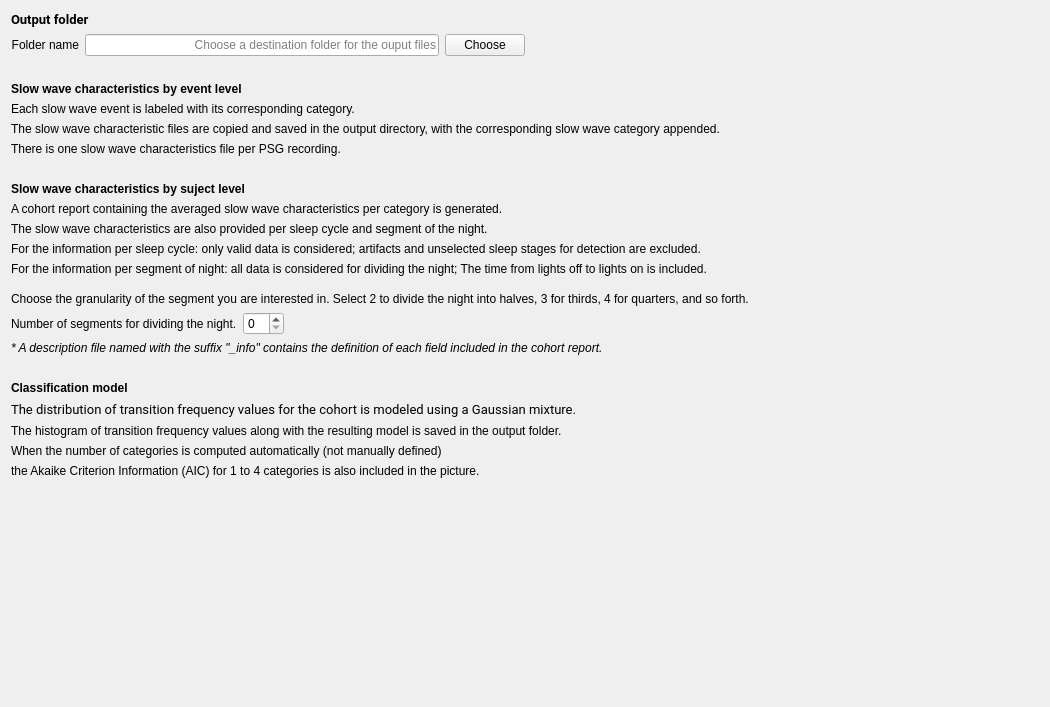
<?xml version="1.0" encoding="UTF-8"?>
<ui version="4.0">
 <class>SSWCOutputFiles</class>
 <widget class="QWidget" name="SSWCOutputFiles">
  <property name="geometry">
   <rect>
    <x>0</x>
    <y>0</y>
    <width>1050</width>
    <height>707</height>
   </rect>
  </property>
  <property name="windowTitle">
   <string>Form</string>
  </property>
  <property name="styleSheet">
   <string>font: 12pt &quot;Roboto&quot;;</string>
  </property>
  <property name="inputMethodHints">
   <set>Qt::ImhNone</set>
  </property>
  <layout class="QVBoxLayout" name="verticalLayout">
   <item>
    <widget class="QLabel" name="label_10">
     <property name="font">
      <font>
       <family>Roboto</family>
       <pointsize>10</pointsize>
       <weight>50</weight>
       <italic>false</italic>
       <bold>false</bold>
      </font>
     </property>
     <property name="text">
      <string>&lt;html&gt;&lt;head/&gt;&lt;body&gt;&lt;p&gt;&lt;span style=&quot; font-weight:600;&quot;&gt;Output folder&lt;/span&gt;&lt;/p&gt;&lt;/body&gt;&lt;/html&gt;</string>
     </property>
    </widget>
   </item>
   <item>
    <layout class="QHBoxLayout" name="horizontalLayout">
     <item>
      <layout class="QGridLayout" name="gridLayout">
       <item row="0" column="2">
        <widget class="QPushButton" name="choose_pushButton">
         <property name="enabled">
          <bool>true</bool>
         </property>
         <property name="text">
          <string>Choose</string>
         </property>
        </widget>
       </item>
       <item row="0" column="1">
        <widget class="QLineEdit" name="foldername_lineEdit">
         <property name="enabled">
          <bool>true</bool>
         </property>
         <property name="text">
          <string/>
         </property>
         <property name="alignment">
          <set>Qt::AlignRight|Qt::AlignTrailing|Qt::AlignVCenter</set>
         </property>
         <property name="placeholderText">
          <string>Choose a destination folder for the ouput files</string>
         </property>
        </widget>
       </item>
       <item row="0" column="0">
        <widget class="QLabel" name="label">
         <property name="enabled">
          <bool>true</bool>
         </property>
         <property name="layoutDirection">
          <enum>Qt::LeftToRight</enum>
         </property>
         <property name="text">
          <string>Folder name</string>
         </property>
         <property name="alignment">
          <set>Qt::AlignRight|Qt::AlignTrailing|Qt::AlignVCenter</set>
         </property>
        </widget>
       </item>
      </layout>
     </item>
     <item>
      <spacer name="horizontalSpacer_2">
       <property name="orientation">
        <enum>Qt::Horizontal</enum>
       </property>
       <property name="sizeHint" stdset="0">
        <size>
         <width>40</width>
         <height>20</height>
        </size>
       </property>
      </spacer>
     </item>
    </layout>
   </item>
   <item>
    <spacer name="verticalSpacer_2">
     <property name="orientation">
      <enum>Qt::Vertical</enum>
     </property>
     <property name="sizeType">
      <enum>QSizePolicy::Fixed</enum>
     </property>
     <property name="sizeHint" stdset="0">
      <size>
       <width>20</width>
       <height>20</height>
      </size>
     </property>
    </spacer>
   </item>
   <item>
    <widget class="QLabel" name="label_4">
     <property name="text">
      <string>&lt;html&gt;&lt;head/&gt;&lt;body&gt;&lt;p&gt;&lt;span style=&quot; font-weight:600;&quot;&gt;Slow wave characteristics by event level&lt;/span&gt;&lt;/p&gt;&lt;/body&gt;&lt;/html&gt;</string>
     </property>
    </widget>
   </item>
   <item>
    <widget class="QLabel" name="label_2">
     <property name="text">
      <string>Each slow wave event is labeled with its corresponding category.</string>
     </property>
    </widget>
   </item>
   <item>
    <widget class="QLabel" name="label_3">
     <property name="text">
      <string>The slow wave characteristic files are copied and saved in the output directory, with the corresponding slow wave category appended.</string>
     </property>
    </widget>
   </item>
   <item>
    <widget class="QLabel" name="label_6">
     <property name="text">
      <string>There is one slow wave characteristics file per PSG recording.</string>
     </property>
    </widget>
   </item>
   <item>
    <spacer name="verticalSpacer_3">
     <property name="orientation">
      <enum>Qt::Vertical</enum>
     </property>
     <property name="sizeType">
      <enum>QSizePolicy::Fixed</enum>
     </property>
     <property name="sizeHint" stdset="0">
      <size>
       <width>20</width>
       <height>20</height>
      </size>
     </property>
    </spacer>
   </item>
   <item>
    <widget class="QLabel" name="label_5">
     <property name="text">
      <string>&lt;html&gt;&lt;head/&gt;&lt;body&gt;&lt;p&gt;&lt;span style=&quot; font-weight:600;&quot;&gt;Slow wave characteristics by suject level&lt;/span&gt;&lt;/p&gt;&lt;/body&gt;&lt;/html&gt;</string>
     </property>
    </widget>
   </item>
   <item>
    <widget class="QLabel" name="label_7">
     <property name="text">
      <string>A cohort report containing the averaged slow wave characteristics per category is generated.</string>
     </property>
    </widget>
   </item>
   <item>
    <widget class="QLabel" name="label_8">
     <property name="text">
      <string>The slow wave characteristics are also provided per sleep cycle and segment of the night.</string>
     </property>
    </widget>
   </item>
   <item>
    <widget class="QLabel" name="label_18">
     <property name="text">
      <string>For the information per sleep cycle: only valid data is considered; artifacts and unselected sleep stages for detection are excluded.</string>
     </property>
    </widget>
   </item>
   <item>
    <widget class="QLabel" name="label_17">
     <property name="text">
      <string>For the information per segment of night: all data is considered for dividing the night; The time from lights off to lights on is included.</string>
     </property>
    </widget>
   </item>
   <item>
    <spacer name="verticalSpacer_5">
     <property name="orientation">
      <enum>Qt::Vertical</enum>
     </property>
     <property name="sizeType">
      <enum>QSizePolicy::Fixed</enum>
     </property>
     <property name="sizeHint" stdset="0">
      <size>
       <width>20</width>
       <height>10</height>
      </size>
     </property>
    </spacer>
   </item>
   <item>
    <widget class="QLabel" name="label_11">
     <property name="text">
      <string>Choose the granularity of the segment you are interested in. Select 2 to divide the night into halves, 3 for thirds, 4 for quarters, and so forth.</string>
     </property>
    </widget>
   </item>
   <item>
    <layout class="QHBoxLayout" name="horizontalLayout_2">
     <item>
      <widget class="QLabel" name="label_9">
       <property name="text">
        <string>Number of segments for dividing the night.</string>
       </property>
      </widget>
     </item>
     <item>
      <widget class="QSpinBox" name="spinBox_n_division"/>
     </item>
     <item>
      <spacer name="horizontalSpacer">
       <property name="orientation">
        <enum>Qt::Horizontal</enum>
       </property>
       <property name="sizeHint" stdset="0">
        <size>
         <width>40</width>
         <height>20</height>
        </size>
       </property>
      </spacer>
     </item>
    </layout>
   </item>
   <item>
    <widget class="QLabel" name="label_16">
     <property name="text">
      <string>&lt;html&gt;&lt;head/&gt;&lt;body&gt;&lt;p&gt;&lt;span style=&quot; font-style:italic;&quot;&gt;* A description file named with the suffix &amp;quot;_info&amp;quot; contains the definition of each field included in the cohort report.&lt;/span&gt;&lt;/p&gt;&lt;/body&gt;&lt;/html&gt;</string>
     </property>
    </widget>
   </item>
   <item>
    <spacer name="verticalSpacer_4">
     <property name="orientation">
      <enum>Qt::Vertical</enum>
     </property>
     <property name="sizeType">
      <enum>QSizePolicy::Fixed</enum>
     </property>
     <property name="sizeHint" stdset="0">
      <size>
       <width>20</width>
       <height>20</height>
      </size>
     </property>
    </spacer>
   </item>
   <item>
    <widget class="QLabel" name="label_12">
     <property name="text">
      <string>&lt;html&gt;&lt;head/&gt;&lt;body&gt;&lt;p&gt;&lt;span style=&quot; font-weight:600;&quot;&gt;Classification model&lt;/span&gt;&lt;/p&gt;&lt;/body&gt;&lt;/html&gt;</string>
     </property>
    </widget>
   </item>
   <item>
    <widget class="QLabel" name="label_title">
     <property name="font">
      <font>
       <family>Roboto</family>
       <pointsize>10</pointsize>
       <weight>50</weight>
       <italic>false</italic>
       <bold>false</bold>
      </font>
     </property>
     <property name="text">
      <string>The distribution of transition frequency values for the cohort is modeled using a Gaussian mixture.</string>
     </property>
    </widget>
   </item>
   <item>
    <widget class="QLabel" name="label_13">
     <property name="text">
      <string>The histogram of transition frequency values along with the resulting model is saved in the output folder.</string>
     </property>
    </widget>
   </item>
   <item>
    <widget class="QLabel" name="label_14">
     <property name="text">
      <string>When the number of categories is computed automatically (not manually defined) </string>
     </property>
    </widget>
   </item>
   <item>
    <widget class="QLabel" name="label_15">
     <property name="text">
      <string>the Akaike Criterion Information (AIC) for 1 to 4 categories is also included in the picture.</string>
     </property>
    </widget>
   </item>
   <item>
    <spacer name="verticalSpacer">
     <property name="orientation">
      <enum>Qt::Vertical</enum>
     </property>
     <property name="sizeHint" stdset="0">
      <size>
       <width>20</width>
       <height>40</height>
      </size>
     </property>
    </spacer>
   </item>
  </layout>
 </widget>
 <resources>
  <include location="../../../../../scinodes_poc/src/main/python/ui/themes/themes.qrc"/>
 </resources>
 <connections>
  <connection>
   <sender>choose_pushButton</sender>
   <signal>clicked()</signal>
   <receiver>SSWCOutputFiles</receiver>
   <slot>on_choose()</slot>
   <hints>
    <hint type="sourcelabel">
     <x>700</x>
     <y>50</y>
    </hint>
    <hint type="destinationlabel">
     <x>207</x>
     <y>111</y>
    </hint>
   </hints>
  </connection>
 </connections>
 <slots>
  <slot>on_choose()</slot>
  <slot>on_input_format_changed()</slot>
  <slot>on_event_pos_changed()</slot>
  <slot>on_group_index_changed()</slot>
  <slot>on_name_index_changed()</slot>
  <slot>output_files_slot()</slot>
 </slots>
</ui>
